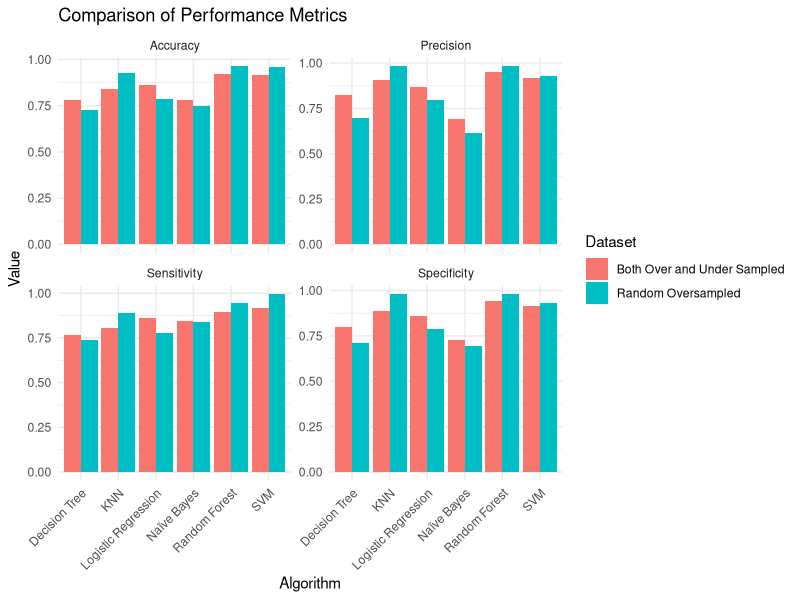

Recreate this plot in R.
# Load necessary libraries
library(ggplot2)
library(tidyr)

# Random oversampled data
random_data <- data.frame(
  Algorithm = c("Decision Tree", "Random Forest", "KNN", "Logistic Regression", "Naïve Bayes", "SVM"),
  Accuracy = c(0.723893805, 0.962831858, 0.92920354, 0.784070796, 0.746902655, 0.961061947),
  Sensitivity = c(0.739776952, 0.945945946, 0.888888889, 0.780068729, 0.841346154, 0.996226415),
  Precision = c(0.698245614, 0.98245614, 0.98245614, 0.796491228, 0.614035088, 0.926315789),
  Specificity = c(0.709459459, 0.981412639, 0.98, 0.788321168, 0.691876751, 0.93)
)

# Both over and under sampled data
both_data <- data.frame(
  Algorithm = c("Decision Tree", "Random Forest", "KNN", "Logistic Regression", "Naïve Bayes", "SVM"),
  Accuracy = c(0.782978723, 0.919148936, 0.842553191, 0.859574468, 0.778723404, 0.914893617),
  Sensitivity = c(0.76744186, 0.897637795, 0.807407407, 0.859504132, 0.846938776, 0.916666667),
  Precision = c(0.825, 0.95, 0.908333333, 0.866666667, 0.691666667, 0.916666667),
  Specificity = c(0.801886792, 0.944444444, 0.89, 0.859649123, 0.729927007, 0.913043478)
)

# Reshape the data for plotting
random_data_long <- gather(random_data, key = "Metric", value = "Value", -Algorithm)
both_data_long <- gather(both_data, key = "Metric", value = "Value", -Algorithm)

# Add a column to identify the dataset
random_data_long$Dataset <- "Random Oversampled"
both_data_long$Dataset <- "Both Over and Under Sampled"

# Combine both datasets
combined_data <- rbind(random_data_long, both_data_long)

# Create the plot
plot <- ggplot(combined_data, aes(x = Algorithm, y = Value, fill = Dataset)) +
  geom_bar(stat = "identity", position = "dodge") +
  facet_wrap(~ Metric, scales = "free_y") +
  labs(title = "Comparison of Performance Metrics",
       x = "Algorithm",
       y = "Value",
       fill = "Dataset") +
  theme_minimal() +
  theme(axis.text.x = element_text(angle = 45, hjust = 1))

# Print the plot
print(plot)
